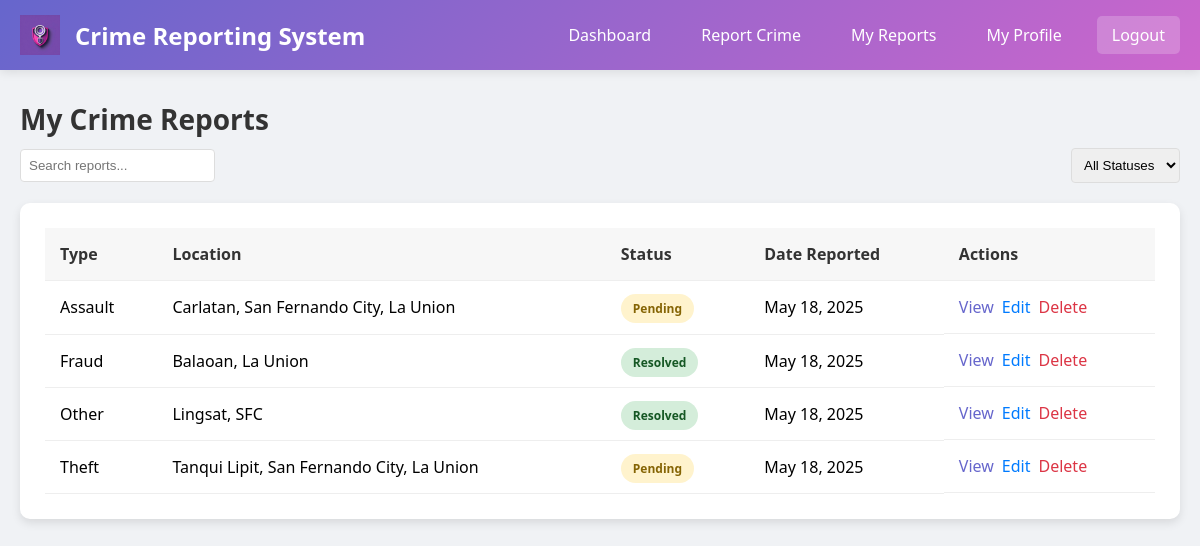
Screenshot of /my-reports.php (signed in) with the database file from the repository.
### tables this page shows
CREATE TABLE `crime_reports` (
  `id` int(11) NOT NULL AUTO_INCREMENT,
  `user_id` int(11) NOT NULL,
  `type` varchar(50) NOT NULL,
  `location` varchar(255) NOT NULL,
  `incident_date` date NOT NULL,
  `incident_time` time DEFAULT NULL,
  `description` text NOT NULL,
  `witnesses` text DEFAULT NULL,
  `evidence_description` text DEFAULT NULL,
  `evidence_file_path` varchar(255) DEFAULT NULL,
  `status` enum('pending','investigating','resolved','closed') NOT NULL DEFAULT 'pending',
  `officer_assigned` int(11) DEFAULT NULL,
  `officer_notes` text DEFAULT NULL,
  `created_at` timestamp NULL DEFAULT current_timestamp(),
  `updated_at` timestamp NULL DEFAULT current_timestamp() ON UPDATE current_timestamp(),
  PRIMARY KEY (`id`),
  KEY `idx_crime_reports_user_id` (`user_id`),
  KEY `idx_crime_reports_status` (`status`),
  KEY `idx_crime_reports_date` (`incident_date`)
);

### my-reports.php (the view, shortened to what this page needs)
<?php
$host = 'localhost';
$user = 'root';
$pass = 'mary';
$dbname = 'crime3';
$conn = new mysqli($host, $user, $pass, $dbname);
$userId = $_SESSION['user_id'];
$reports = [];
$sql = "SELECT id, type, location, status, description, created_at FROM crime_reports WHERE user_id = ? ORDER BY created_at DESC";
$stmt = $conn->prepare($sql);
$stmt->bind_param("i", $userId);
$stmt->execute();
$result = $stmt->get_result();
while ($row = $result->fetch_object()) {
    $reports[] = $row;
}
?>
<!DOCTYPE html>
<html lang="en">
<head>
    <link rel="stylesheet" href="dashboard.css">
</head>
<body>
<div class="header">
    <div class="header-content">
        <div class="logo" style="display: flex; align-items: center; gap: 15px;">
            <img src="crime-report-logo.png" alt="Crime Report Logo" style="height:40px; width:auto; max-width:150px;">
            <span class="site-title">Crime Reporting System</span>
        </div>
        <div class="nav-links">
            <a href="dashboard.php">Dashboard</a>
            <a href="report-crime.php">Report Crime</a>
            <a href="my-reports.php" class="active">My Reports</a>
            <a href="profile.php">My Profile</a>
            <a href="logout.php" class="logout-btn">Logout</a>
        </div>
    </div>
</div>
<div class="container">
    <h2>My Crime Reports</h2>
    <div class="search-filter">
        <input type="text" id="searchInput" placeholder="Search reports..." onkeyup="filterReports()">
        <select id="statusFilter" onchange="filterReports()">
            <option value="all">All Statuses</option>
        </select>
    </div>
    <?php if (count($reports) > 0): ?>
        <div class="table-container">
            <table id="reportsTable">
                <thead>
                    <tr>
                        <th>Type</th>
                        <th>Location</th>
                        <th>Status</th>
                        <th>Date Reported</th>
                        <th>Actions</th>
                    </tr>
                </thead>
                <tbody>
                    <?php foreach ($reports as $report): ?>
                        <tr class="report-row" data-status="<?php echo $report->status; ?>">
                            <td><?php echo htmlspecialchars($report->type); ?></td>
                            <td><?php echo htmlspecialchars($report->location); ?></td>
                            <td>
                                <?php if ($report->status === 'pending'): ?>
                                    <span class="badge badge-pending">Pending</span>
                                <?php else: ?>
                                    <span class="badge badge-resolved">Resolved</span>
                                <?php endif; ?>
                            </td>
                            <td><?php echo date('M d, Y', strtotime($report->created_at)); ?></td>
                            <td class="table-actions">
                                <a href="view-report.php?id=<?php echo $report->id; ?>" class="view-link">View</a>
                                <a href="edit-report.php?id=<?php echo $report->id; ?>" class="edit-btn">Edit</a>
                                <a href="javascript:void(0)" onclick="confirmDelete(<?php echo $report->id; ?>)" class="delete-btn">Delete</a>
                            </td>
                        </tr>
                    <?php endforeach; ?>
                </tbody>
            </table>
        </div>
    <?php else: ?>
        <div class="no-reports">
            You haven't submitted any reports yet. <a href="report-crime.php" class="view-link">Submit your first report</a>.
        </div>
    <?php endif; ?>
</div>
</body>
</html>

### dashboard.css (style rules this page uses)
* { box-sizing: border-box; }
body { font-family: 'Segoe UI', sans-serif; margin: 0; padding: 0; background-color: #f0f2f5; }
.header { background: linear-gradient(135deg, #6666cc, #cc66cc); color: white; padding: 15px 0; box-shadow: 0 2px 10px rgba(0,0,0,0.1); }
.header-content { display: flex; justify-content: space-between; align-items: center; max-width: 1200px; margin: 0 auto; padding: 0 20px; }
.site-title { font-size: 24px; font-weight: 700; }
.nav-links { display: flex; gap: 20px; }
.nav-links a { color: white; text-decoration: none; padding: 8px 15px; border-radius: 5px; transition: background-color 0.3s; }
.logout-btn { background-color: rgba(255, 255, 255, 0.2); }
.container { max-width: 1200px; margin: 30px auto; padding: 0 20px; }
h2 { color: #333; font-size: 28px; font-weight: 600; margin-bottom: 10px; }
.table-container { background: white; padding: 25px; border-radius: 10px; box-shadow: 0 4px 10px rgba(0,0,0,0.1); overflow-x: auto; }
table { width: 100%; border-collapse: collapse; }
th, td { padding: 15px; text-align: left; border-bottom: 1px solid #eee; }
th { background-color: #f7f7f7; color: #333; font-weight: 600; }
.badge { padding: 6px 12px; border-radius: 20px; font-size: 12px; font-weight: 600; }
.badge-pending { background: #fff3cd; color: #856404; }
.badge-resolved { background: #d4edda; color: #155724; }
.view-link { color: #6666cc; text-decoration: none; font-weight: 500; }

### my-reports.php (style rules this page uses)
.search-filter { display: flex; justify-content: space-between; margin-bottom: 20px; align-items: center; }
.search-filter input, .search-filter select { padding: 8px; border: 1px solid #ddd; border-radius: 4px; }
.table-actions { display: flex; gap: 8px; }
.delete-btn { color: #dc3545; text-decoration: none; }
.edit-btn { color: #007bff; text-decoration: none; }
.container, h2, .table-container, .search-filter, .no-reports, .message { animation: fadeInUp 0.8s cubic-bezier(.4,2,.6,1) both; }
h2 { animation-delay: 0.1s; }
.search-filter { animation-delay: 0.2s; }
.table-container, .no-reports { animation-delay: 0.3s; }
.edit-btn, .delete-btn, .view-link { transition: transform 0.18s cubic-bezier(.4,2,.6,1), box-shadow 0.18s; }

### rows the page displays
crime_reports: type "Assault", location "Carlatan, San Fernando City, La Union", status "Pending", created_at "May 18, 2025"
crime_reports: type "Fraud", location "Balaoan, La Union", status "Resolved", created_at "May 18, 2025"
crime_reports: type "Other", location "Lingsat, SFC", status "Resolved", created_at "May 18, 2025"
crime_reports: type "Theft", location "Tanqui Lipit, San Fernando City, La Union", status "Pending", created_at "May 18, 2025"
